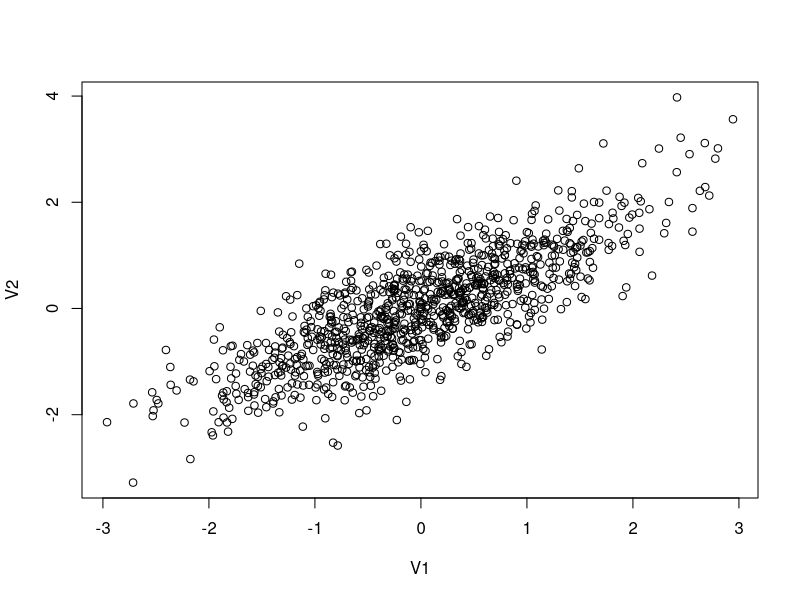
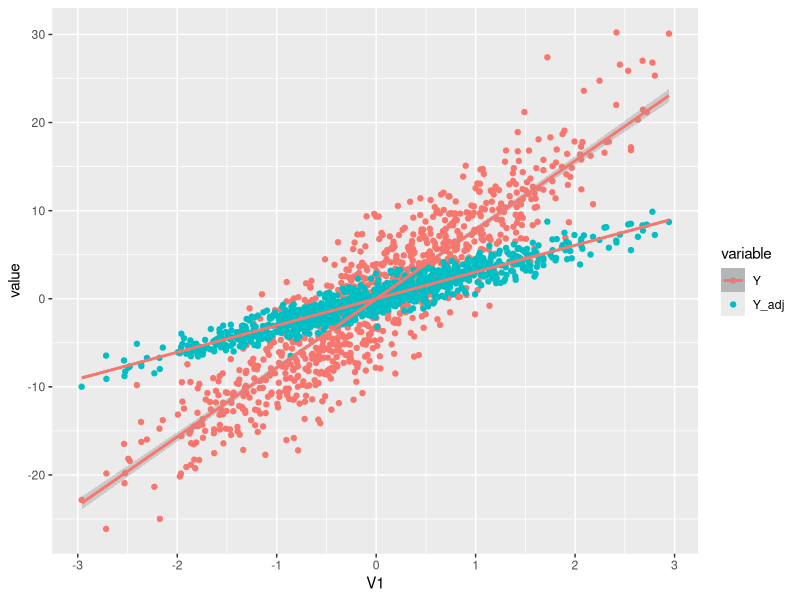

The R script that drew these images, in order:
## ---- chunk 1
knitr::opts_chunk$set(echo = TRUE)
## ---- chunk 2
#This is a comment, alone in a chunk. 

## ---- chunk 3
library(MASS)
library(ggplot2)

out <- as.data.frame(mvrnorm(1000, mu = c(0,0), 
                     Sigma = matrix(c(1,0.8,0.8,1), ncol = 2), 
                     empirical = TRUE))
cor(out)
plot(out)

## ---- chunk 4
out$error<-rnorm(1000, mean=0, sd=1)

#The data generating process
B1<-3
B2<-6

out$Y<-out$V1*B1+out$V2*B2+out$error
## ---- chunk 5
lm(Y~V1+V2, data = out)
## ---- chunk 6
lm(Y~V1, data = out)

## ---- chunk 7
out$Y_adj <- out$Y - B2*out$V2

lm(Y_adj~V1, data = out)
## ---- chunk 8
plotted<-ggplot(out, aes(V1, y = value, color = variable)) + 
    geom_point(aes(y = Y, col = "Y")) + 
    geom_point(aes(y = Y_adj, col = "Y_adj"))+
    geom_smooth(method='lm', aes(y = Y, col = "Y"))+
    geom_smooth(method='lm', aes(y = Y_adj, col = "Y"))

plotted

